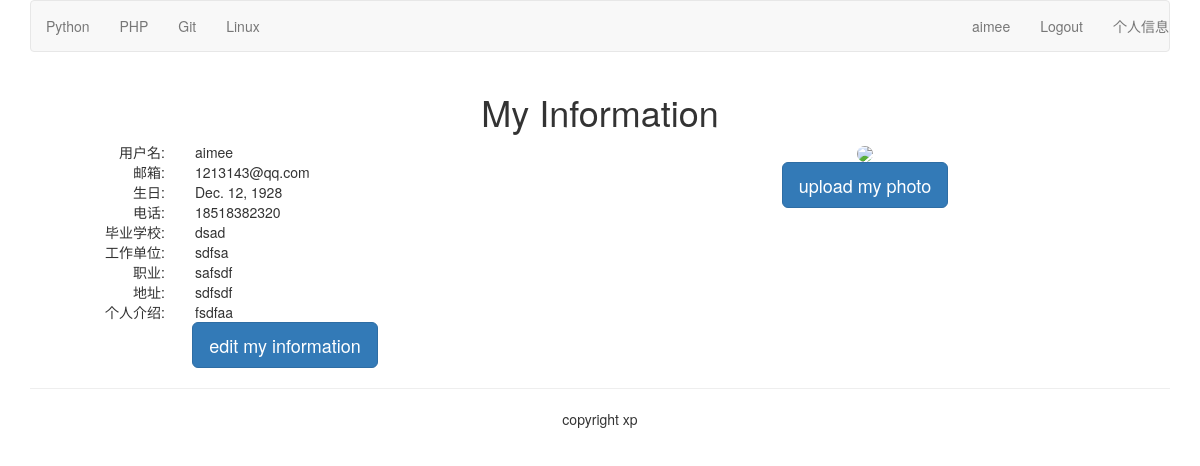
/account/my-information/ (signed in), run on the app's committed database.
### account/models.py (models this page shows, shortened)
class UserProfile(models.Model):
    user=models.OneToOneField(User,unique=True)
    birth=models.DateField(blank=True,null=True)
    phone=models.CharField(max_length=20,null=True)

class UserInfo(models.Model):
    user=models.OneToOneField(User,unique=True)
    school=models.CharField(max_length=98,blank=True)
    company=models.CharField(max_length=97,blank=True)
    profession=models.CharField(max_length=27,blank=True)
    address=models.CharField(max_length=177,blank=True)
    aboutme=models.TextField(blank=True)
    photo=models.ImageField(blank=True)

### account/views.py (the view)
@login_required(login_url='/account/login')
def myself(request):
    user=User.objects.get(username=request.user.username)
    print(user.id)
    userprofile=UserProfile.objects.get(user_id=user.id)
    userinfo=UserInfo.objects.get(user_id=user.id)
    return render(request,"account/myself.html",{"user":user,"userinfo":userinfo,"userprofile":userprofile})

### templates/account/myself.html (shortened to what this page needs)
{% extends "base.html" %}
{% load staticfiles %}
{% block content %}
<div class="row text-center vertical-middle-sm">
    <h1>My Information</h1>
    <div class="row">
        <div class="col-md-6" >
            <div class="row">
                <div class="col-md-4 text-right"><span>用户名:</span></div>
                <div class="col-md-8 text-left">{{user.username}}</div>
            </div>
            <div class="row">
                <div class="col-md-4 text-right"><span>邮箱:</span></div>
                <div class="col-md-8 text-left">{{user.email}}</div>
            </div>
            <div class="row">
                <div class="col-md-4 text-right"><span>生日:</span></div>
                <div class="col-md-8 text-left">{{userprofile.birth}}</div>
            </div>
            <div class="row">
                <div class="col-md-4 text-right"><span>电话:</span></div>
                <div class="col-md-8 text-left">{{userprofile.phone}}</div>
            </div>
            <div class="row">
                <div class="col-md-4 text-right"><span>毕业学校:</span></div>
                <div class="col-md-8 text-left">{{userinfo.school}}</div>
            </div>
            <div class="row">
                <div class="col-md-4 text-right"><span>工作单位:</span></div>
                <div class="col-md-8 text-left">{{userinfo.company}}</div>
            </div>
            <div class="row">
                <div class="col-md-4 text-right"><span>职业:</span></div>
                <div class="col-md-8 text-left">{{userinfo.profession}}</div>
            </div>
            <div class="row">
                <div class="col-md-4 text-right"><span>地址:</span></div>
                <div class="col-md-8 text-left">{{userinfo.address}}</div>
            </div>
            <div class="row">
                <div class="col-md-4 text-right"><span>个人介绍:</span></div>
                <div class="col-md-8 text-left">{{userinfo.aboutme}}</div>
            </div>
            <a href="{% url 'account:my_information_edit' %}"><button class="btn btn-primary btn-lg">edit my information</button></a>
        </div>
        <div class="col-md-6">
            <div style="margin-right:100px">
                {% if userinfo.photo %}
                <img src="{{ userinfo.photo | striptags }}" class="img-circle" id="my_photo" name="user_face">
                {% else %}
                <img name="user_face" src="{% static 'images/newton.jpg' %}" class="img-circle" id="my_photo">
                {% endif %}
            </div>
            <div style="margin-right:100px"><button class="btn btn-primary btn-lg" id="upload_image" onclick="upload_image_layer()">upload my photo</button></div>
        </div>
    </div>
</div>
{% endblock %}

### templates/header.html (shortened to what this page needs)
{% load staticfiles %}
<div class="container">
    <nav class="navbar navbar-default" role="navigation">
        <div class="">
            <ul class="nav navbar-nav" role="tablist">
                <li><a href="#">Python</a></li>
                <li><a href="#">PHP</a></li>
                <li><a href="#">Git</a></li>
                <li><a href="#">Linux</a></li>
            </ul>
            <ul class="nav navbar-nav navbar-right text-right">
                {% if user.is_authenticated %}
                <li><a href="{% url 'account:my_information' %}"> {{ user.username}}</a></li>
                <li><a href="{% url 'account:user_logout' %}">Logout</a></li>
                <li><a href="{% url 'account:my_information_edit' %}">个人信息</a></li>
                {% else %}
                <li><a href="{% url 'account:user_login' %}">Login</a></li>
                {% endif %}
            </ul>
        </div>
    </nav>
</div>

### data on the page
UserProfile: birth "Dec. 12, 1928", phone "18518382320"
UserInfo: school "dsad", company "sdfsa", profession "safsdf", address "sdfsdf", aboutme "fsdfaa"

### other printed values
{{ user.username }} "aimee"
{{ user.email }} "1213143@qq.com"
